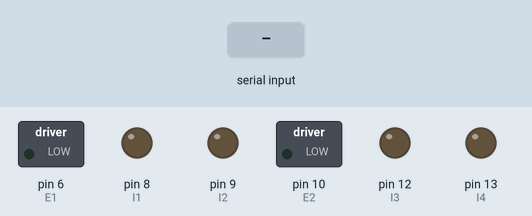
Recording of a sketch running on a simulated Arduino Uno, built with avr-gcc and run on an emulated ATmega328P. Shown: switched loads named in the sketch (green lamp = pin HIGH), output pins drawn as LEDs (lit = HIGH). The test bench sets the inputs (shaded band).

Above: at 1.2 s.
1.3 s: "90:45\n" received over Serial
At 1.9 s:
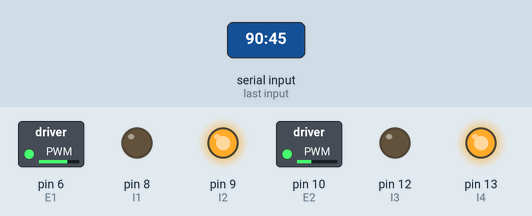
2.8 s: ":\n" received over Serial
At 3.1 s:
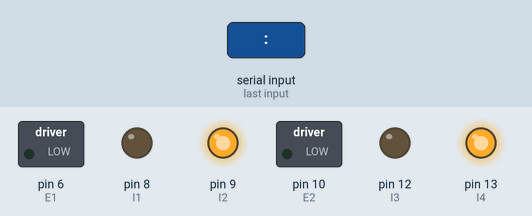
4.3 s: "30:150\n" received over Serial
At 5.4 s:
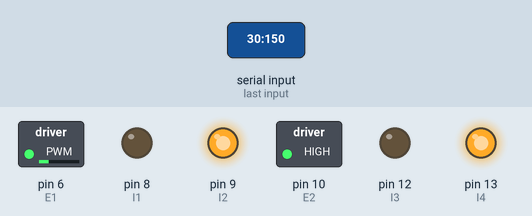
5.8 s: "1:90\n" received over Serial
At 6.5 s:
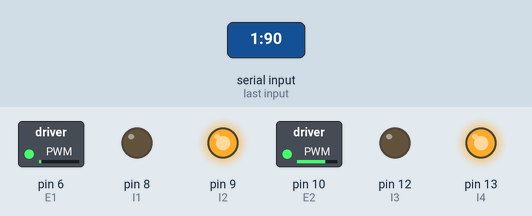
Timing chart, 0 to 8.3 s (numbered marks = the images above; inputs shaded):
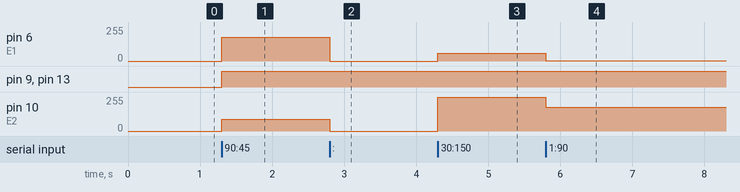

The sketch:

roomba.ino
```cpp
#define E1 6  // Enable Pin for motor 1
#define E2 10  // Enable Pin for motor 2

#define I1 8  // Control pin 1 for motor 1
#define I2 9  // Control pin 2 for motor 1
#define I3 12  // Control pin 1 for motor 2
#define I4 13  // Control pin 2 for motor 2

void setup() {
    Serial.begin(115200);

    pinMode(E1, OUTPUT);
    pinMode(E2, OUTPUT);

    pinMode(I1, OUTPUT);
    pinMode(I2, OUTPUT);
    pinMode(I3, OUTPUT);
    pinMode(I4, OUTPUT);
}

void readSpeed(int speed[]) {
  int i = 0;
  int d = 0;
  char digits[4] = {0,0,0,0};

  while(true) {
    while(!Serial.available()) {}
    d = Serial.read();
    if(d == ':')
      break;
    if(!isdigit(d) && d != '-')
      return;

    if(i > 3)
      break;
    digits[i] = d;
    ++i;
  }

  speed[0] = atoi(digits);

  i = 0;
  d = 0;
  memset(digits,0,sizeof(digits));

  while(true) {
    while(!Serial.available()) {}
    d = Serial.read();
    if(d == '\n')
      break;

    if(!isdigit((char)d) && d != '-')
      return;

    if(i > 3)
      break;
    digits[i] = (char)d;
    ++i;
  }

  speed[1] = atoi(digits);
}

void drive(int speed[]) {
    if(speed[1] < 0) {
      digitalWrite(I3, HIGH);
      digitalWrite(I4, LOW);
    } else if(speed[1] > 0) {
      digitalWrite(I3, LOW);
      digitalWrite(I4, HIGH);
    } else {
      digitalWrite(E2, LOW);
    }

    if(speed[0] < 0) {
      digitalWrite(I1, HIGH);
      digitalWrite(I2, LOW);
    } else if(speed[0] > 0) {
      digitalWrite(I1, LOW);
      digitalWrite(I2, HIGH);
    } else {
      digitalWrite(E1, LOW);
    }

    analogWrite(E1, abs(speed[0]) * 2);
    analogWrite(E2, abs(speed[1]) * 2);
}

int speed[2] = {0,0};

void loop() {
  readSpeed(speed);
  drive(speed);
}
```

Measured:
- after the input at 1.3 s, pin 6 (E1): 0/255 → 180/255 at once; pin 9 (I2), pin 13 (I4): LOW → HIGH at once; pin 10 (E2): 0/255 → 90/255 at once
- after the input at 2.8 s, pin 6 (E1): 180/255 → 0/255 at once; pin 10 (E2): 90/255 → 0/255 at once
- after the input at 4.3 s, pin 6 (E1): 0/255 → 60/255 at once; pin 10 (E2): 0/255 → 255/255 at once
- after the input at 5.8 s, pin 6 (E1): 60/255 → 2/255 at once; pin 10 (E2): 255/255 → 180/255 at once
